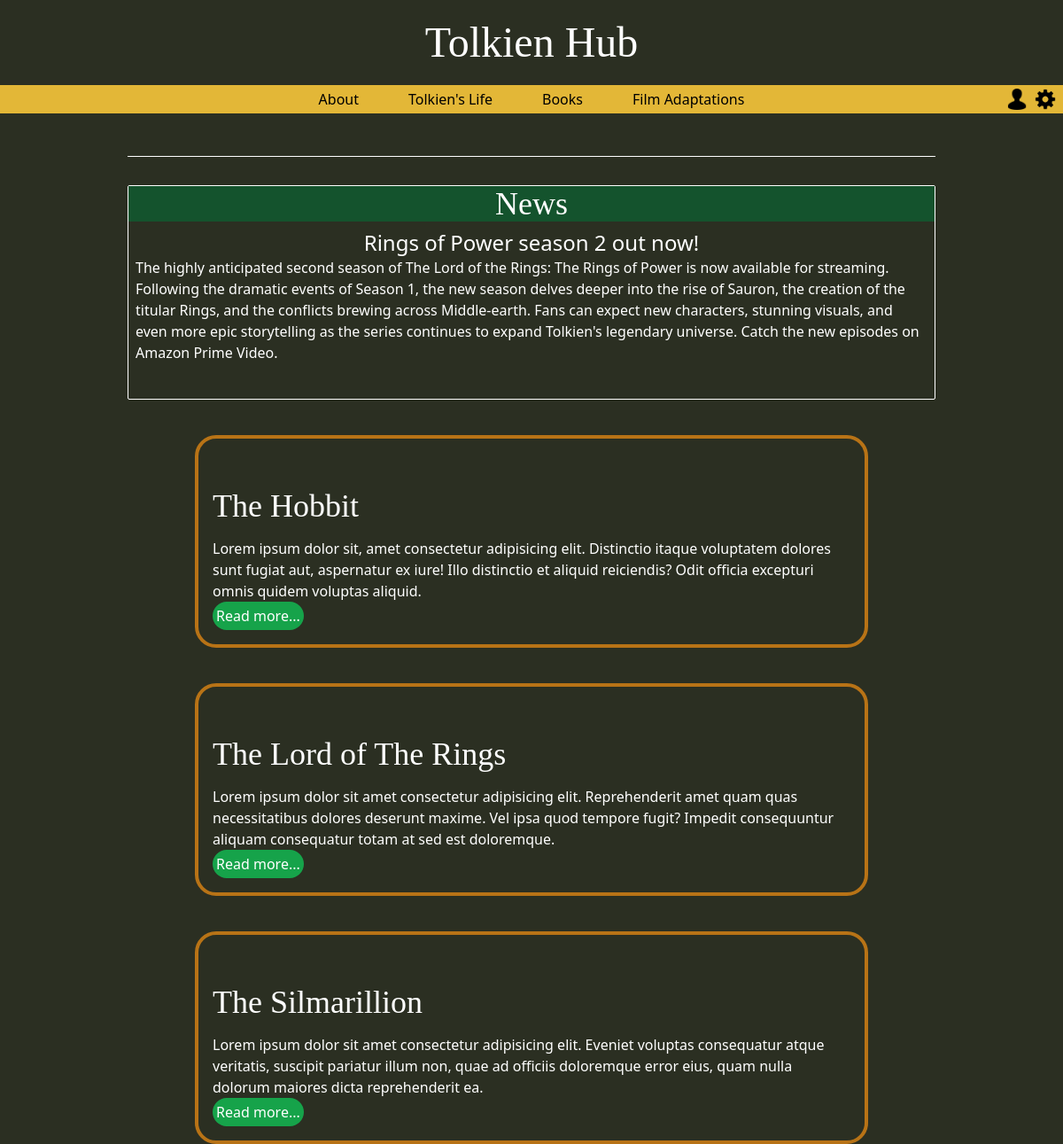
Page /home (signed in) on the committed database.
### tables this page shows
CREATE TABLE news (id INTEGER PRIMARY KEY AUTOINCREMENT, title TEXT NOT NULL, content TEXT NOT NULL, author TEXT NOT NULL, date TEXT NOT NULL, time TEXT NOT NULL);

### app.py (the view)
@app.route('/')
@app.route('/index')
@app.route('/home')
def home():
    news_title, news_content, news_author = get_news()
    if session:
        user = get_session_data()
        return render_template('index.html', news_title=news_title, news_content=news_content, news_author=news_author, user=user)
    return render_template('index.html', news_title=news_title, news_content=news_content, news_author=news_author)

### app.py (called while the page is built)
def get_news():
    with db.connect(db_path) as conn:
        title, content, author = db.read_news(conn)
    return title, content, author

def get_session_data():
    if session:
        user = {
            "user_id": session.get('user_id'),
            "email": session.get('email'),
            "username": session.get('username'),
            "role": session.get('role')
        }
        return user
    return

### db_functions.py (called while the page is built)
def connect(db_path):
    return sqlite3.connect(db_path)

def read_news(conn):
    c = conn.cursor()
    try:
        query = ("SELECT title, content, author FROM news ORDER BY id DESC LIMIT 1;")
        c.execute(query)
        title, content, author = c.fetchone()
        return title, content, author
    except Exception as e:
        print(f"Error: {e}")
        return str(e)

### templates/index.html (shortened to what this page needs)
<!DOCTYPE html>
<html lang="en">
<head>
    <link rel="stylesheet" href="{{ url_for('static', filename='style.css') }}">
    <script src="https://cdn.tailwindcss.com"></script>
</head>
<body>
    <header class="tw-h-32 tw-w-full tw-fixed tw-top-0 tw-flex tw-flex-col tw-bg-green-darkest">
        <a href="{{ url_for('home') }}" class="tw-pb-8 tw-m-auto tw-text-white tw-text-5xl tw-font-cinzel tw-font-normal">Tolkien Hub</a>
        <nav class="tw-h-8 tw-w-full tw-absolute tw-bottom-0 tw-flex">
            <li class="tw-w-full tw-flex tw-justify-center tw-items-center tw-bg-gold">
                <ul class="tw-p-2 tw-mx-5 hover:tw-text-red-800"><a href="#">About</a></ul>
                <ul class="tw-p-2 tw-mx-5 hover:tw-text-red-800"><a href="#">Tolkien's Life</a></ul>
                <ul class="tw-p-2 tw-mx-5 hover:tw-text-red-800"><a href="#">Books</a></ul>
                <ul class="tw-p-2 tw-mx-5 hover:tw-text-red-800"><a href="#">Film Adaptations</a></ul>
                {% if session %}
                    <ul class="tw-absolute tw-right-10"><a href="{{ url_for('edit_profile', username=user.username)}}"><img class="tw-h-6" src="/static/media/icons/profile.png" alt="A profile icon."></a></ul>
                {% endif %}
                <ul class="tw-absolute tw-right-2"><a href="#"><img class="tw-h-6 hover:tdevil ww-rotate-45 tw-transition-transform tw-duration-500" src="/static/media/icons/settings-wheel.png" alt="A settings cog icon."></a></ul>
            </li>
        </nav>
    </header>
    <main
        id="main-container"
        class="tw-h-auto tw-flex tw-flex-col tw-items-center tw-border-t tw-border-white tw-mx-36 tw-mt-44 tw-text-white">
        <div class="tw-pb-8 tw-border tw-border-white tw-rounded-sm tw-mt-8">
            <h2 class="tw-bg-green-900 tw-text-center tw-text-4xl tw-font-cinzel">News</h2>
            <div class="tw-p-2">
                <h3 class="tw-text-center tw-text-2xl"> {{ news_title }} </h3>
                <p> {{ news_content }} </p>
            </div>
        </div>
        <div id="home-content-container" class="tw-flex tw-w-10/12">
            <div class="tw-h-auto tw-w-full tw-flex tw-flex-col">
                <div class="tw-h-1/3 tw-w-full tw-p-4 tw-border-4 tw-rounded-3xl tw-border-gold-dark tw-mt-10">
                    <h2 class="tw-mt-10 tw-text-4xl tw-font-cinzel">The Hobbit</h2>
                    <p class="tw-mt-4">Lorem ipsum dolor sit, amet consectetur adipisicing elit. Distinctio itaque voluptatem dolores sunt fugiat aut, aspernatur ex iure! Illo distinctio et aliquid reiciendis? Odit officia excepturi omnis quidem voluptas aliquid.</p>
                    <button class="tw-p-1 tw-rounded-full tw-bg-green-600 hover:tw-bg-green-700 tw-transition-all"><a href="#">Read more...</a></button>
                </div>
                <div class="tw-h-1/3 tw-w-full tw-p-4 tw-border-4 tw-rounded-3xl tw-border-gold-dark tw-my-10">
                    <h2 class="tw-mt-10 tw-text-4xl tw-font-cinzel">The Lord of The Rings</h2>
                    <p class="tw-mt-4">Lorem ipsum dolor sit amet consectetur adipisicing elit. Reprehenderit amet quam quas necessitatibus dolores deserunt maxime. Vel ipsa quod tempore fugit? Impedit consequuntur aliquam consequatur totam at sed est doloremque.</p>
                    <button class="tw-p-1 tw-rounded-full tw-bg-green-600 hover:tw-bg-green-700 tw-transition-all"><a href="#">Read more...</a></button>
                </div>
                <div class="tw-h-1/3 tw-w-full tw-p-4 tw-border-4 tw-rounded-3xl tw-border-gold-dark">
                    <h2 class="tw-mt-10 tw-text-4xl tw-font-cinzel">The Silmarillion</h2>
                    <p class="tw-mt-4">Lorem ipsum dolor sit amet consectetur adipisicing elit. Eveniet voluptas consequatur atque veritatis, suscipit pariatur illum non, quae ad officiis doloremque error eius, quam nulla dolorum maiores dicta reprehenderit ea.</p>
                    <button class="tw-p-1 tw-rounded-full tw-bg-green-600 hover:tw-bg-green-700 tw-transition-all"><a href="#">Read more...</a></button>
                </div>
            </div>
        </div>
    </main>
</body>
</html>

### static/style.css (style rules this page uses)
:root { --gold: #e3b737; --gold-dark: #b87316; --green-darkest: #2b2f22; }
* { padding: none; margin: none; box-sizing: border-box; }
* { scrollbar-width: auto; scrollbar-color: #b87316 #3b3b3b; }
body { height: 100%; width: 100%; background-color: var(--green-darkest) }

### rows in the picture
news: title "Rings of Power season 2 out now!", content "The highly anticipated second season of The Lord of the Rings: The Rings of Power is now available for streaming. Following the dramatic events of Season 1, the new season delves deeper into the rise of Sauron, the creation of the titular Rings, and the conflicts brewing across Middle-earth. Fans can expect new characters, stunning visuals, and even more epic storytelling as the series continues to expand Tolkien's legendary universe. Catch the new episodes on Amazon Prime Video."
